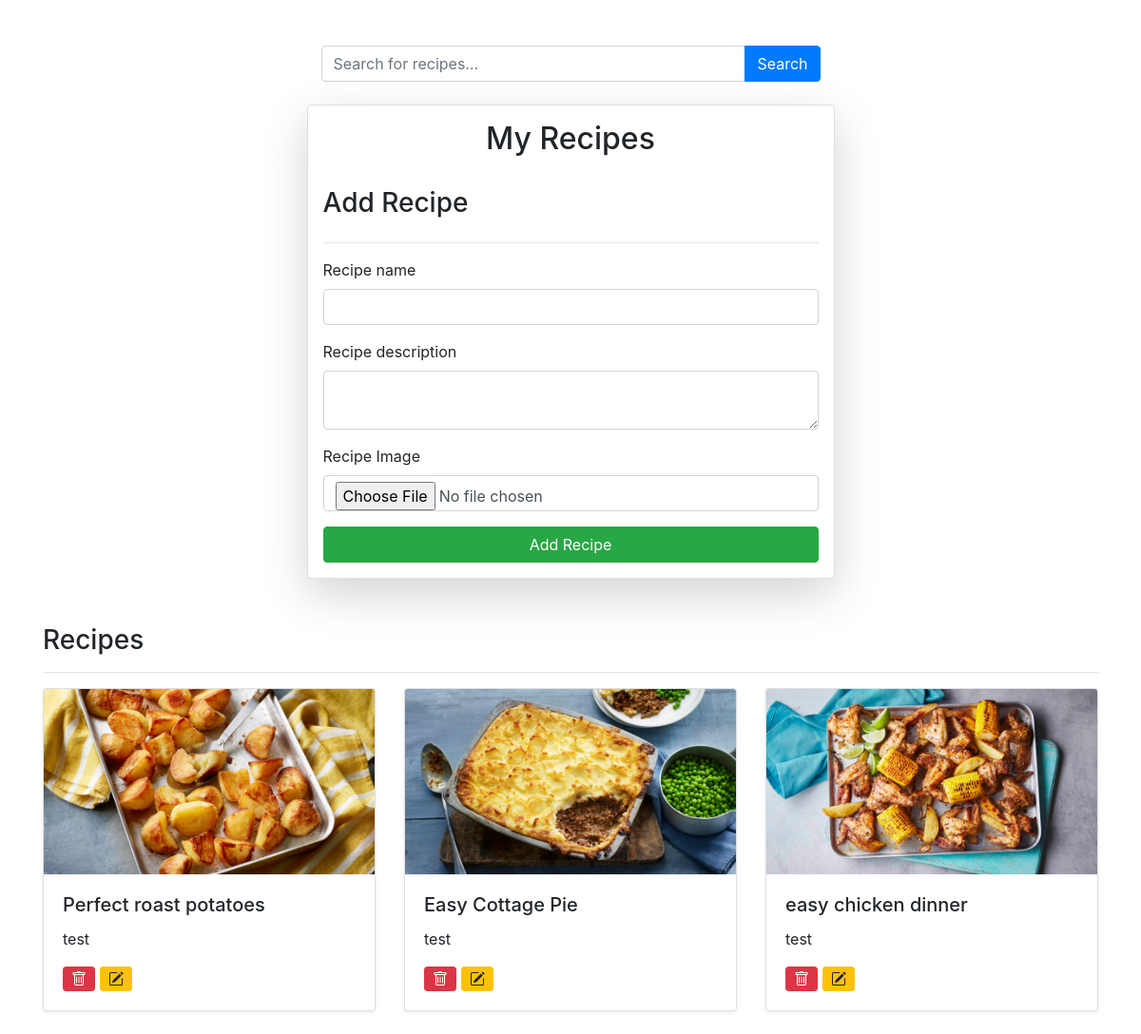
The page / on the database its author committed.
### recipe/models.py (models this page shows)
class Recipe(models.Model):
    user = models.ForeignKey(User, on_delete=models.SET_NULL, null=True, blank=True)
    recipe_name = models.CharField(max_length=100)
    recipe_description = models.TextField()
    recipe_image = models.ImageField(upload_to="recipe")
    recipe_view_count = models.PositiveIntegerField(default=1)

### recipe/views.py (the view, shortened to what this page needs)
# urls.py: path('', views.recipes, name='recipe_list'),
def recipes(request):
    queryset = Recipe.objects.all()
    if request.GET.get('search'):
        queryset = queryset.filter(
            recipe_name__icontains=request.GET.get('search'))
    context = {'recipes': queryset}
    return render(request, 'recipe/recipes.html', context)

### recipe/templates/recipe/recipes.html (shortened to what this page needs)
{% extends "recipe/base.html" %}
{% block content %}
<link rel="stylesheet" href="https://cdn.jsdelivr.net/npm/bootstrap-icons@1.5.0/font/bootstrap-icons.css">
<link href="https://maxcdn.bootstrapcdn.com/bootstrap/4.5.2/css/bootstrap.min.css" rel="stylesheet">
<div class="container mt-5">
    <form method="get" action="" class="mb-4">
        <div class="input-group col-6 mx-auto">
            <input type="text" name="search" class="form-control" placeholder="Search for recipes..." value="{{ request.GET.search }}">
            <div class="input-group-append">
                <button class="btn btn-primary" type="submit">Search</button>
            </div>
        </div>
    </form>
    <form class="col-6 mx-auto card p-3 shadow-lg" method="post" enctype="multipart/form-data">
        <h2 class="text  text-center"> My Recipes </h2>
        <br>
        <h3>Add Recipe</h3>
        <hr>
        <div class="form-group">
            <label>Recipe name</label>
            <input name="recipe_name" type="text" class="form-control" required>
        </div>
        <div class="form-group">
            <label>Recipe description</label>
            <textarea name="recipe_description" class="form-control" required></textarea>
        </div>
        <div class="form-group">
            <label>Recipe Image</label>
            <input name="recipe_image" type="file" class="form-control">
        </div>
        <button type="submit" class="btn btn-success">Add Recipe</button>
    </form>
    <div class="mt-5">
        <h3>Recipes</h3>
        <hr>
        {% if recipes %}
            <div class="row">
                {% for recipe in recipes %}
                    <div class="col-md-4">
                        <div class="card mb-4 shadow-sm">
                            <img src="{{ recipe.recipe_image.url }}" class="card-img-top" alt="{{ recipe.recipe_name }}">
                            <div class="card-body">
                                <h5 class="card-title">{{ recipe.recipe_name }}</h5>
                                <p class="card-text">{{ recipe.recipe_description }}</p>
                                  <form action="{% url 'delete_recipe' recipe.id %}" method="post" style="display: inline;">
                                    <button type="submit" class="btn btn-sm btn-danger" title="Delete">
                                    </button>
                                </form>
                                <a href="{% url 'update_recipe' recipe.id %}" class="btn btn-sm btn-warning" title="Edit">
                                </a>
                            </div>
                        </div>
                    </div>
                {% endfor %}
            </div>
        {% else %}
            <p>No recipes found.</p>
        {% endif %}
    </div>
</div>
{% endblock %}

### recipe/templates/recipe/base.html (shortened to what this page needs)
<link rel="stylesheet" href="https://cdn.jsdelivr.net/npm/bootstrap-icons@1.5.0/font/bootstrap-icons.css">
<!DOCTYPE html>
<html>
    <head>
    </head>
    <body>
    {% block content %}{% endblock content %}
    </body>
</html>

### rows shown on the page
Recipe: recipe_image (picture), recipe_name "Perfect roast potatoes", recipe_description "test"
Recipe: recipe_image (picture), recipe_name "Easy Cottage Pie", recipe_description "test"
Recipe: recipe_image (picture), recipe_name "easy chicken dinner", recipe_description "test"
